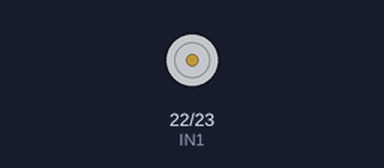
The sketch below on a simulated Arduino Mega 2560, built with avr-gcc and run on an emulated ATmega2560. Parts: motor-driver pin pairs drawn as motors (green arrow = first pin HIGH = forward, orange = second pin HIGH = backward, longer = more drive). What the sketch prints to the serial monitor is not drawn.

Above: at 0.5 s.
Timing chart, 0 to 4.7 s (numbered marks = the images above):
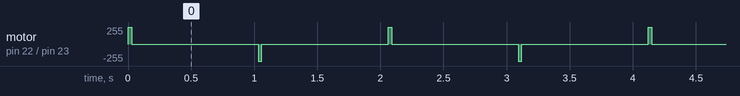

Measured:
- by itself, motor on pin 22 (IN1) / pin 23 (IN2): repeats every 2.1 s: stopped 1.0 s, backward 255/255 0.03 s, stopped 1.0 s, forward 255/255 0.03 s

The sketch:

SolenoidTest.ino
```cpp
// Single solenoid test — DRV8833 H-bridge
// Repeatedly engages and releases one solenoid so you can verify
// pulse duration, force, and wiring before running the full cello code.

// DRV8833 pins for the solenoid under test
const uint8_t IN1 = 22;  // change to whichever pins you have wired
const uint8_t IN2 = 23;

// Pulse duration (ms) — increase if the latch isn't catching, decrease if solenoid gets warm
const uint16_t LATCH_PULSE_MS = 30;

// Time to hold the engaged state before releasing (ms)
const uint16_t HOLD_MS = 1000;

// Time to hold the released state before engaging again (ms)
const uint16_t REST_MS = 1000;

void setup() {
  Serial.begin(9600);
  pinMode(IN1, OUTPUT);
  pinMode(IN2, OUTPUT);
  digitalWrite(IN1, LOW);
  digitalWrite(IN2, LOW);
  Serial.println("Solenoid test ready.");
}

void loop() {
  // Engage — pulse IN1 HIGH to extend plunger and latch down
  Serial.println("ENGAGE");
  digitalWrite(IN1, HIGH);
  digitalWrite(IN2, LOW);
  delay(LATCH_PULSE_MS);
  digitalWrite(IN1, LOW);

  delay(HOLD_MS);

  // Release — pulse IN2 HIGH to retract plunger and unlatch
  Serial.println("RELEASE");
  digitalWrite(IN1, LOW);
  digitalWrite(IN2, HIGH);
  delay(LATCH_PULSE_MS);
  digitalWrite(IN2, LOW);

  delay(REST_MS);
}
```
